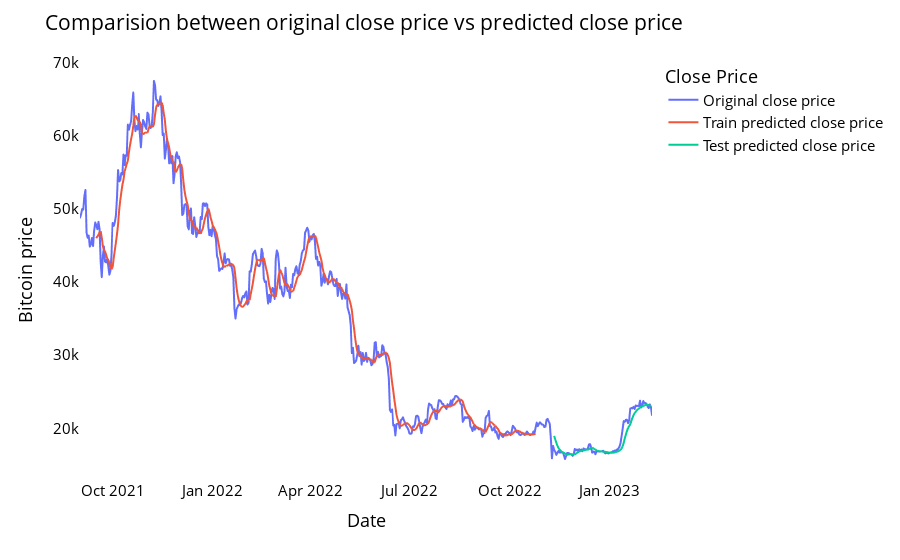

This figure's notebook cell:
### Code cell
look_back=time_step
trainPredictPlot = np.empty_like(closedf)
trainPredictPlot[:, :] = np.nan
trainPredictPlot[look_back:len(train_predict)+look_back, :] = train_predict
print("Train predicted data: ", trainPredictPlot.shape)

# shift test predictions for plotting
testPredictPlot = np.empty_like(closedf)
testPredictPlot[:, :] = np.nan
testPredictPlot[len(train_predict)+(look_back*2)+1:len(closedf)-1, :] = test_predict
print("Test predicted data: ", testPredictPlot.shape)

names = cycle(['Original close price','Train predicted close price','Test predicted close price'])


plotdf = pd.DataFrame({'date': close_stock['Date'],
                       'original_close': close_stock['Close'],
                      'train_predicted_close': trainPredictPlot.reshape(1,-1)[0].tolist(),
                      'test_predicted_close': testPredictPlot.reshape(1,-1)[0].tolist()})

fig = px.line(plotdf,x=plotdf['date'], y=[plotdf['original_close'],plotdf['train_predicted_close'],
                                          plotdf['test_predicted_close']],
              labels={'value':'Bitcoin price','date': 'Date'})
fig.update_layout(title_text='Comparision between original close price vs predicted close price',
                  plot_bgcolor='white', font_size=15, font_color='black', legend_title_text='Close Price')
fig.for_each_trace(lambda t:  t.update(name = next(names)))

fig.update_xaxes(showgrid=False)
fig.update_yaxes(showgrid=False)
fig.show()

### Figure 1 — Plotly figure (JSON) as saved in the notebook; plotly's stock layout.template omitted (floating-point values rounded to 4 significant figures; data arrays with more than 128 entries replaced by an {"elided": "..."} marker saying what was removed)
{"data": [{"hovertemplate": "variable=original_close<br>Date=%{x}<br>Bitcoin price=%{y}<extra></extra>", "legendgroup": "original_close", "line": {"color": "#636efa", "dash": "solid"}, "marker": {"symbol": "circle"}, "mode": "lines", "name": "Original close price", "showlegend": true, "type": "scattergl", "x": {"elided": "527 str values"}, "xaxis": "x", "y": {"elided": "527 float values"}, "yaxis": "y"}, {"hovertemplate": "variable=train_predicted_close<br>Date=%{x}<br>Bitcoin price=%{y}<extra></extra>", "legendgroup": "train_predicted_close", "line": {"color": "#EF553B", "dash": "solid"}, "marker": {"symbol": "circle"}, "mode": "lines", "name": "Train predicted close price", "showlegend": true, "type": "scattergl", "x": {"elided": "527 str values"}, "xaxis": "x", "y": {"elided": "527 float values"}, "yaxis": "y"}, {"hovertemplate": "variable=test_predicted_close<br>Date=%{x}<br>Bitcoin price=%{y}<extra></extra>", "legendgroup": "test_predicted_close", "line": {"color": "#00cc96", "dash": "solid"}, "marker": {"symbol": "circle"}, "mode": "lines", "name": "Test predicted close price", "showlegend": true, "type": "scattergl", "x": {"elided": "527 str values"}, "xaxis": "x", "y": {"elided": "527 float values"}, "yaxis": "y"}], "layout": {"font": {"color": "black", "size": 15}, "legend": {"title": {"text": "Close Price"}, "tracegroupgap": 0}, "margin": {"t": 60}, "plot_bgcolor": "white", "title": {"text": "Comparision between original close price vs predicted close price"}, "xaxis": {"anchor": "y", "domain": [0, 1], "showgrid": false, "title": {"text": "Date"}}, "yaxis": {"anchor": "x", "domain": [0, 1], "showgrid": false, "title": {"text": "Bitcoin price"}}}}
